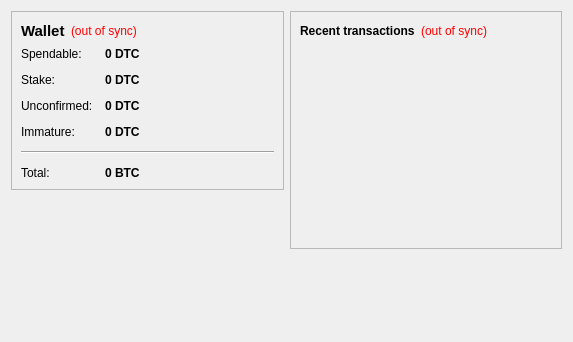
<?xml version="1.0" encoding="UTF-8"?>
<ui version="4.0">
 <class>OverviewPage</class>
 <widget class="QWidget" name="OverviewPage">
  <property name="geometry">
   <rect>
    <x>0</x>
    <y>0</y>
    <width>573</width>
    <height>342</height>
   </rect>
  </property>
  <property name="windowTitle">
   <string>Form</string>
  </property>
  <layout class="QHBoxLayout" name="horizontalLayout" stretch="1,1">
   <item>
    <layout class="QVBoxLayout" name="verticalLayout_2">
     <item>
      <widget class="QFrame" name="frame">
       <property name="frameShape">
        <enum>QFrame::StyledPanel</enum>
       </property>
       <property name="frameShadow">
        <enum>QFrame::Raised</enum>
       </property>
       <layout class="QVBoxLayout" name="verticalLayout_4">
        <item>
         <layout class="QHBoxLayout" name="horizontalLayout_4">
          <item>
           <widget class="QLabel" name="label_5">
            <property name="font">
             <font>
              <pointsize>11</pointsize>
              <weight>75</weight>
              <bold>true</bold>
             </font>
            </property>
            <property name="text">
             <string>Wallet</string>
            </property>
           </widget>
          </item>
          <item>
           <widget class="QLabel" name="labelWalletStatus">
            <property name="toolTip">
             <string>The displayed information may be out of date. Your wallet automatically synchronizes with the DivotyCoin network after a connection is established, but this process has not completed yet.</string>
            </property>
            <property name="styleSheet">
             <string notr="true">QLabel { color: red; }</string>
            </property>
            <property name="text">
             <string notr="true">(out of sync)</string>
            </property>
            <property name="alignment">
             <set>Qt::AlignLeading|Qt::AlignLeft|Qt::AlignVCenter</set>
            </property>
           </widget>
          </item>
          <item>
           <spacer name="horizontalSpacer_2">
            <property name="orientation">
             <enum>Qt::Horizontal</enum>
            </property>
            <property name="sizeHint" stdset="0">
             <size>
              <width>40</width>
              <height>20</height>
             </size>
            </property>
           </spacer>
          </item>
         </layout>
        </item>
        <item>
         <layout class="QFormLayout" name="formLayout_2">
          <property name="fieldGrowthPolicy">
           <enum>QFormLayout::AllNonFixedFieldsGrow</enum>
          </property>
          <property name="horizontalSpacing">
           <number>12</number>
          </property>
          <property name="verticalSpacing">
           <number>12</number>
          </property>
          <item row="0" column="0">
           <widget class="QLabel" name="label">
            <property name="text">
             <string>Spendable:</string>
            </property>
           </widget>
          </item>
          <item row="0" column="1">
           <widget class="QLabel" name="labelBalance">
            <property name="font">
             <font>
              <weight>75</weight>
              <bold>true</bold>
             </font>
            </property>
            <property name="cursor">
             <cursorShape>IBeamCursor</cursorShape>
            </property>
            <property name="toolTip">
             <string>Your current spendable balance</string>
            </property>
            <property name="text">
             <string notr="true">0 DTC</string>
            </property>
            <property name="textInteractionFlags">
             <set>Qt::LinksAccessibleByMouse|Qt::TextSelectableByKeyboard|Qt::TextSelectableByMouse</set>
            </property>
           </widget>
          </item>
          <item row="1" column="0">
           <widget class="QLabel" name="label_6">
            <property name="text">
             <string>Stake:</string>
            </property>
           </widget>
          </item>
          <item row="1" column="1">
           <widget class="QLabel" name="labelStake">
            <property name="font">
             <font>
              <weight>75</weight>
              <bold>true</bold>
             </font>
            </property>
            <property name="cursor">
             <cursorShape>IBeamCursor</cursorShape>
            </property>
            <property name="toolTip">
             <string>Total of coins that was staked, and do not yet count toward the current balance</string>
            </property>
            <property name="text">
             <string notr="true">0 DTC</string>
            </property>
            <property name="textInteractionFlags">
             <set>Qt::LinksAccessibleByMouse|Qt::TextSelectableByKeyboard|Qt::TextSelectableByMouse</set>
            </property>
           </widget>
          </item>
          <item row="2" column="0">
           <widget class="QLabel" name="label_3">
            <property name="text">
             <string>Unconfirmed:</string>
            </property>
           </widget>
          </item>
          <item row="2" column="1">
           <widget class="QLabel" name="labelUnconfirmed">
            <property name="font">
             <font>
              <weight>75</weight>
              <bold>true</bold>
             </font>
            </property>
            <property name="cursor">
             <cursorShape>IBeamCursor</cursorShape>
            </property>
            <property name="toolTip">
             <string>Total of transactions that have yet to be confirmed, and do not yet count toward the current balance</string>
            </property>
            <property name="text">
             <string notr="true">0 DTC</string>
            </property>
            <property name="textInteractionFlags">
             <set>Qt::LinksAccessibleByMouse|Qt::TextSelectableByKeyboard|Qt::TextSelectableByMouse</set>
            </property>
           </widget>
          </item>
          <item row="3" column="0">
           <widget class="QLabel" name="labelImmatureText">
            <property name="text">
             <string>Immature:</string>
            </property>
           </widget>
          </item>
          <item row="3" column="1">
           <widget class="QLabel" name="labelImmature">
            <property name="font">
             <font>
              <weight>75</weight>
              <bold>true</bold>
             </font>
            </property>
            <property name="toolTip">
             <string>Mined balance that has not yet matured</string>
            </property>
            <property name="text">
             <string notr="true">0 DTC</string>
            </property>
            <property name="textInteractionFlags">
             <set>Qt::LinksAccessibleByMouse|Qt::TextSelectableByKeyboard|Qt::TextSelectableByMouse</set>
            </property>
           </widget>
          </item>
          <item row="4" column="0" colspan="2">
           <widget class="Line" name="line">
            <property name="orientation">
             <enum>Qt::Horizontal</enum>
            </property>
           </widget>
          </item>
          <item row="5" column="0">
           <widget class="QLabel" name="labelTotalText">
            <property name="text">
             <string>Total:</string>
            </property>
           </widget>
          </item>
          <item row="5" column="1">
           <widget class="QLabel" name="labelTotal">
            <property name="font">
             <font>
              <weight>75</weight>
              <bold>true</bold>
             </font>
            </property>
            <property name="cursor">
             <cursorShape>IBeamCursor</cursorShape>
            </property>
            <property name="toolTip">
             <string>Your current total balance</string>
            </property>
            <property name="text">
             <string notr="true">0 BTC</string>
            </property>
            <property name="textInteractionFlags">
             <set>Qt::LinksAccessibleByMouse|Qt::TextSelectableByKeyboard|Qt::TextSelectableByMouse</set>
            </property>
           </widget>
          </item>
         </layout>
        </item>
       </layout>
      </widget>
     </item>
     <item>
      <spacer name="verticalSpacer">
       <property name="orientation">
        <enum>Qt::Vertical</enum>
       </property>
       <property name="sizeHint" stdset="0">
        <size>
         <width>20</width>
         <height>40</height>
        </size>
       </property>
      </spacer>
     </item>
    </layout>
   </item>
   <item>
    <layout class="QVBoxLayout" name="verticalLayout_3">
     <item>
      <widget class="QFrame" name="frame_2">
       <property name="frameShape">
        <enum>QFrame::StyledPanel</enum>
       </property>
       <property name="frameShadow">
        <enum>QFrame::Raised</enum>
       </property>
       <layout class="QVBoxLayout" name="verticalLayout">
        <item>
         <layout class="QHBoxLayout" name="horizontalLayout_2">
          <item>
           <widget class="QLabel" name="label_4">
            <property name="text">
             <string>&lt;b&gt;Recent transactions&lt;/b&gt;</string>
            </property>
           </widget>
          </item>
          <item>
           <widget class="QLabel" name="labelTransactionsStatus">
            <property name="toolTip">
             <string>The displayed information may be out of date. Your wallet automatically synchronizes with the DivotyCoin network after a connection is established, but this process has not completed yet.</string>
            </property>
            <property name="styleSheet">
             <string notr="true">QLabel { color: red; }</string>
            </property>
            <property name="text">
             <string notr="true">(out of sync)</string>
            </property>
            <property name="alignment">
             <set>Qt::AlignRight|Qt::AlignTrailing|Qt::AlignVCenter</set>
            </property>
           </widget>
          </item>
          <item>
           <spacer name="horizontalSpacer">
            <property name="orientation">
             <enum>Qt::Horizontal</enum>
            </property>
            <property name="sizeHint" stdset="0">
             <size>
              <width>40</width>
              <height>20</height>
             </size>
            </property>
           </spacer>
          </item>
         </layout>
        </item>
        <item>
         <widget class="QListView" name="listTransactions">
          <property name="styleSheet">
           <string notr="true">QListView { background: transparent; }</string>
          </property>
          <property name="frameShape">
           <enum>QFrame::NoFrame</enum>
          </property>
          <property name="verticalScrollBarPolicy">
           <enum>Qt::ScrollBarAlwaysOff</enum>
          </property>
          <property name="horizontalScrollBarPolicy">
           <enum>Qt::ScrollBarAlwaysOff</enum>
          </property>
          <property name="selectionMode">
           <enum>QAbstractItemView::NoSelection</enum>
          </property>
         </widget>
        </item>
       </layout>
      </widget>
     </item>
     <item>
      <spacer name="verticalSpacer_2">
       <property name="orientation">
        <enum>Qt::Vertical</enum>
       </property>
       <property name="sizeHint" stdset="0">
        <size>
         <width>20</width>
         <height>40</height>
        </size>
       </property>
      </spacer>
     </item>
    </layout>
   </item>
  </layout>
 </widget>
 <resources/>
 <connections/>
</ui>
